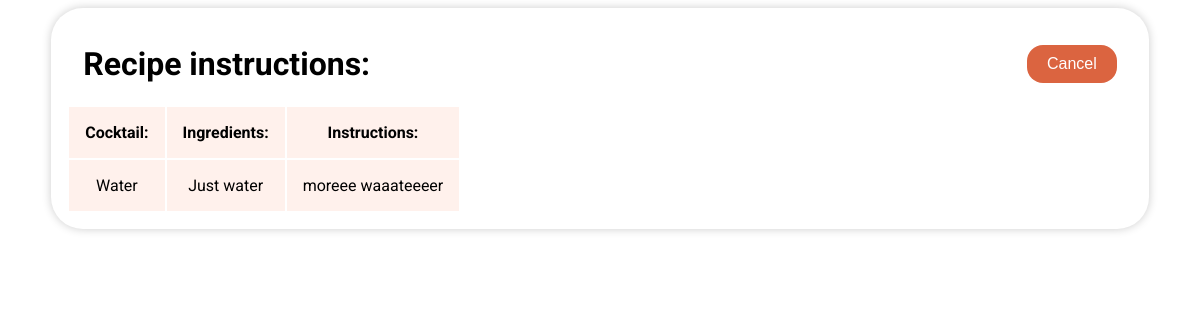
Page /view/14/ (signed in) on the committed database.
### recipes/models.py (models this page shows, shortened)
class Cocktail(models.Model):
    name = models.CharField(max_length=128, null=True, blank=True)
    ingredients = models.TextField(null=True, blank=True)
    instructions = models.TextField(null=True, blank=True)
    user = models.ForeignKey(User, on_delete=models.CASCADE, null=True, blank=True)
    created_at = models.DateTimeField(auto_now_add=True)
    class Meta:
        ordering = ['created_at']

### recipes/views.py (the view)
# urls.py: path('view/<int:pk>/', ViewRecipe.as_view(), name='view'),
class ViewRecipe(LoginRequiredMixin, DetailView):
    model = Cocktail
    template_name = 'recipes/cocktail.html'
    success_url = reverse_lazy('recipeList')

### templates/recipes/cocktail.html
{% extends 'recipes/base.html' %}
{% block content %}
<div>
    <div class="header">
        <h1>Recipe instructions:</h1>
        <button><a href="{% url 'recipeList' %}">Cancel</a></button>
    </div>
    <table>
        <tr class="row">
            <th>Cocktail:</th>
            <th>Ingredients:</th>
            <th>Instructions:</th>
        </tr>
        <tr class="row">
            <td>{{ object.name }}</td>
            <td>{{ object.ingredients }}</td>
            <td>{{ object.instructions }}</td>
        </tr>
    </table>
</div>
{% endblock content %}

### recipes/static/recipes/styles.css (style rules this page uses)
html { font-family: 'Roboto', sans-serif; font-weight: normal; color: black; font-size: 16px; height: 100%; margin: 0; padding: 0; }
.header { display: flex; justify-content: space-between; margin: 0; padding: 0 16px; align-items: center; }
a { text-decoration: none; color: white; }
th, td { text-align: center; padding: 16px; }
.row { background-color: rgb(255, 241, 236); }
button { padding: 10px 20px; border: none; border-radius: 16px; background-color: rgb(219, 100, 64); color: white; font-size: 16px; cursor: pointer; }

### rows in the picture
Cocktail: name "Water", ingredients "Just water", instructions "moreee waaateeeer"
